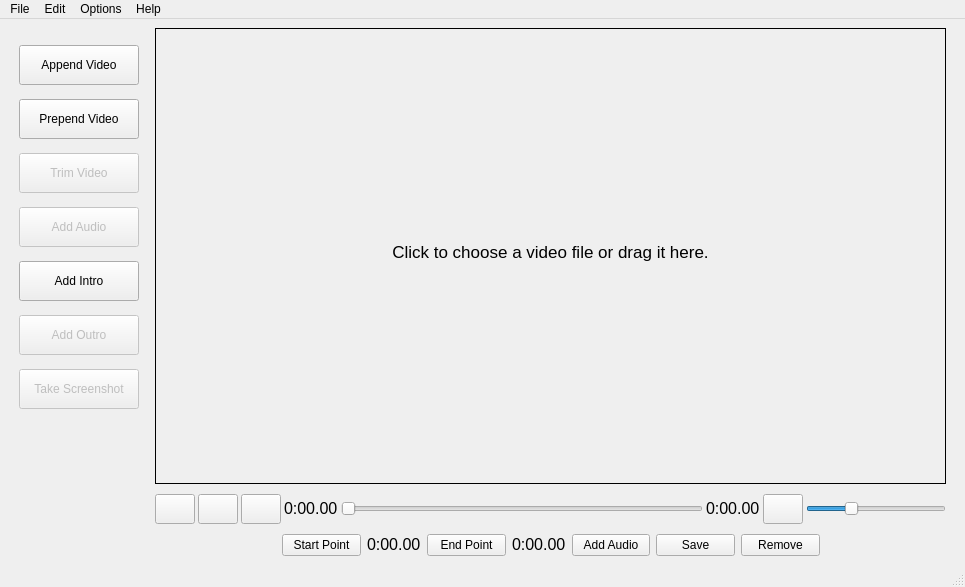
<?xml version="1.0" encoding="UTF-8"?>
<ui version="4.0">
 <class>MainWindow</class>
 <widget class="QMainWindow" name="MainWindow">
  <property name="geometry">
   <rect>
    <x>0</x>
    <y>0</y>
    <width>965</width>
    <height>587</height>
   </rect>
  </property>
  <property name="sizePolicy">
   <sizepolicy hsizetype="Preferred" vsizetype="Preferred">
    <horstretch>0</horstretch>
    <verstretch>0</verstretch>
   </sizepolicy>
  </property>
  <property name="font">
   <font>
    <family>Segoe UI</family>
    <pointsize>9</pointsize>
   </font>
  </property>
  <property name="acceptDrops">
   <bool>true</bool>
  </property>
  <property name="windowTitle">
   <string>FlickFix</string>
  </property>
  <property name="autoFillBackground">
   <bool>false</bool>
  </property>
  <widget class="QWidget" name="centralwidget_FlickFix">
   <property name="acceptDrops">
    <bool>true</bool>
   </property>
   <layout class="QGridLayout" name="gridLayout_3">
    <item row="0" column="0">
     <layout class="QHBoxLayout" name="horizontalLayout_FlickFix">
      <property name="leftMargin">
       <number>10</number>
      </property>
      <property name="rightMargin">
       <number>10</number>
      </property>
      <item>
       <layout class="QVBoxLayout" name="verticalLayout_Features" stretch="0,0">
        <property name="spacing">
         <number>7</number>
        </property>
        <property name="rightMargin">
         <number>10</number>
        </property>
        <property name="bottomMargin">
         <number>0</number>
        </property>
        <item>
         <widget class="QWidget" name="widget_Features" native="true">
          <property name="sizePolicy">
           <sizepolicy hsizetype="Fixed" vsizetype="Preferred">
            <horstretch>0</horstretch>
            <verstretch>1</verstretch>
           </sizepolicy>
          </property>
          <property name="maximumSize">
           <size>
            <width>120</width>
            <height>400</height>
           </size>
          </property>
          <property name="layoutDirection">
           <enum>Qt::RightToLeft</enum>
          </property>
          <layout class="QVBoxLayout" name="verticalLayout">
           <property name="spacing">
            <number>7</number>
           </property>
           <property name="leftMargin">
            <number>0</number>
           </property>
           <property name="topMargin">
            <number>10</number>
           </property>
           <property name="rightMargin">
            <number>0</number>
           </property>
           <property name="bottomMargin">
            <number>10</number>
           </property>
           <item>
            <widget class="QPushButton" name="pushButton_Append_Video">
             <property name="enabled">
              <bool>true</bool>
             </property>
             <property name="sizePolicy">
              <sizepolicy hsizetype="Preferred" vsizetype="Preferred">
               <horstretch>0</horstretch>
               <verstretch>0</verstretch>
              </sizepolicy>
             </property>
             <property name="minimumSize">
              <size>
               <width>120</width>
               <height>20</height>
              </size>
             </property>
             <property name="maximumSize">
              <size>
               <width>120</width>
               <height>40</height>
              </size>
             </property>
             <property name="text">
              <string>Append Video</string>
             </property>
            </widget>
           </item>
           <item>
            <widget class="QPushButton" name="pushButton_Prepend_Video">
             <property name="enabled">
              <bool>true</bool>
             </property>
             <property name="sizePolicy">
              <sizepolicy hsizetype="Preferred" vsizetype="Preferred">
               <horstretch>0</horstretch>
               <verstretch>0</verstretch>
              </sizepolicy>
             </property>
             <property name="minimumSize">
              <size>
               <width>120</width>
               <height>20</height>
              </size>
             </property>
             <property name="maximumSize">
              <size>
               <width>120</width>
               <height>40</height>
              </size>
             </property>
             <property name="text">
              <string>Prepend Video</string>
             </property>
            </widget>
           </item>
           <item>
            <widget class="QPushButton" name="pushButton_Trim">
             <property name="enabled">
              <bool>false</bool>
             </property>
             <property name="sizePolicy">
              <sizepolicy hsizetype="Preferred" vsizetype="Preferred">
               <horstretch>0</horstretch>
               <verstretch>0</verstretch>
              </sizepolicy>
             </property>
             <property name="minimumSize">
              <size>
               <width>120</width>
               <height>20</height>
              </size>
             </property>
             <property name="maximumSize">
              <size>
               <width>120</width>
               <height>40</height>
              </size>
             </property>
             <property name="font">
              <font>
               <family>Segoe UI</family>
               <pointsize>9</pointsize>
               <bold>false</bold>
              </font>
             </property>
             <property name="text">
              <string>Trim Video</string>
             </property>
            </widget>
           </item>
           <item>
            <widget class="QPushButton" name="pushButton_Audio">
             <property name="enabled">
              <bool>false</bool>
             </property>
             <property name="sizePolicy">
              <sizepolicy hsizetype="Preferred" vsizetype="Preferred">
               <horstretch>0</horstretch>
               <verstretch>0</verstretch>
              </sizepolicy>
             </property>
             <property name="minimumSize">
              <size>
               <width>120</width>
               <height>20</height>
              </size>
             </property>
             <property name="maximumSize">
              <size>
               <width>120</width>
               <height>40</height>
              </size>
             </property>
             <property name="text">
              <string>Add Audio</string>
             </property>
            </widget>
           </item>
           <item>
            <widget class="QPushButton" name="pushButton_Intro">
             <property name="enabled">
              <bool>true</bool>
             </property>
             <property name="sizePolicy">
              <sizepolicy hsizetype="Preferred" vsizetype="Preferred">
               <horstretch>0</horstretch>
               <verstretch>0</verstretch>
              </sizepolicy>
             </property>
             <property name="minimumSize">
              <size>
               <width>120</width>
               <height>20</height>
              </size>
             </property>
             <property name="maximumSize">
              <size>
               <width>120</width>
               <height>40</height>
              </size>
             </property>
             <property name="font">
              <font>
               <family>Segoe UI</family>
               <pointsize>9</pointsize>
              </font>
             </property>
             <property name="text">
              <string>Add Intro</string>
             </property>
            </widget>
           </item>
           <item>
            <widget class="QPushButton" name="pushButton_Outro">
             <property name="enabled">
              <bool>false</bool>
             </property>
             <property name="sizePolicy">
              <sizepolicy hsizetype="Preferred" vsizetype="Preferred">
               <horstretch>0</horstretch>
               <verstretch>0</verstretch>
              </sizepolicy>
             </property>
             <property name="minimumSize">
              <size>
               <width>120</width>
               <height>20</height>
              </size>
             </property>
             <property name="maximumSize">
              <size>
               <width>120</width>
               <height>40</height>
              </size>
             </property>
             <property name="text">
              <string>Add Outro</string>
             </property>
            </widget>
           </item>
           <item>
            <widget class="QPushButton" name="pushButton_Screenshot">
             <property name="enabled">
              <bool>false</bool>
             </property>
             <property name="sizePolicy">
              <sizepolicy hsizetype="Preferred" vsizetype="Preferred">
               <horstretch>0</horstretch>
               <verstretch>0</verstretch>
              </sizepolicy>
             </property>
             <property name="minimumSize">
              <size>
               <width>120</width>
               <height>20</height>
              </size>
             </property>
             <property name="maximumSize">
              <size>
               <width>120</width>
               <height>40</height>
              </size>
             </property>
             <property name="text">
              <string>Take Screenshot</string>
             </property>
            </widget>
           </item>
          </layout>
         </widget>
        </item>
        <item>
         <spacer name="verticalSpacer_Features">
          <property name="orientation">
           <enum>Qt::Vertical</enum>
          </property>
          <property name="sizeType">
           <enum>QSizePolicy::Expanding</enum>
          </property>
          <property name="sizeHint" stdset="0">
           <size>
            <width>20</width>
            <height>40</height>
           </size>
          </property>
         </spacer>
        </item>
       </layout>
      </item>
      <item>
       <layout class="QVBoxLayout" name="verticalLayout_Player" stretch="0,0,0">
        <property name="spacing">
         <number>10</number>
        </property>
        <item>
         <layout class="QHBoxLayout" name="horizontalLayout_Video">
          <item>
           <widget class="QGroupBox" name="groupBox_Video">
            <property name="sizePolicy">
             <sizepolicy hsizetype="Expanding" vsizetype="Expanding">
              <horstretch>0</horstretch>
              <verstretch>0</verstretch>
             </sizepolicy>
            </property>
            <property name="minimumSize">
             <size>
              <width>384</width>
              <height>240</height>
             </size>
            </property>
            <property name="maximumSize">
             <size>
              <width>1520</width>
              <height>855</height>
             </size>
            </property>
            <property name="acceptDrops">
             <bool>true</bool>
            </property>
            <property name="autoFillBackground">
             <bool>false</bool>
            </property>
            <property name="styleSheet">
             <string notr="true">QGroupBox
{
	border: 1px solid black;
}</string>
            </property>
            <property name="title">
             <string/>
            </property>
            <layout class="QGridLayout" name="gridLayout_4">
             <property name="leftMargin">
              <number>0</number>
             </property>
             <property name="topMargin">
              <number>0</number>
             </property>
             <property name="rightMargin">
              <number>0</number>
             </property>
             <property name="bottomMargin">
              <number>0</number>
             </property>
             <property name="spacing">
              <number>0</number>
             </property>
             <item row="1" column="0">
              <widget class="QFrame" name="frame_Import">
               <property name="sizePolicy">
                <sizepolicy hsizetype="Fixed" vsizetype="Fixed">
                 <horstretch>0</horstretch>
                 <verstretch>0</verstretch>
                </sizepolicy>
               </property>
               <property name="minimumSize">
                <size>
                 <width>330</width>
                 <height>120</height>
                </size>
               </property>
               <widget class="QLabel" name="label_Import_Icon">
                <property name="geometry">
                 <rect>
                  <x>140</x>
                  <y>70</y>
                  <width>51</width>
                  <height>51</height>
                 </rect>
                </property>
                <property name="text">
                 <string/>
                </property>
                <property name="pixmap">
                 <pixmap resource="resources.qrc">:/icons/icons8-download-64.png</pixmap>
                </property>
                <property name="scaledContents">
                 <bool>true</bool>
                </property>
               </widget>
               <widget class="QLabel" name="label_Import_Instructions">
                <property name="geometry">
                 <rect>
                  <x>0</x>
                  <y>40</y>
                  <width>331</width>
                  <height>31</height>
                 </rect>
                </property>
                <property name="font">
                 <font>
                  <family>Segoe UI</family>
                  <pointsize>13</pointsize>
                 </font>
                </property>
                <property name="text">
                 <string>Click to choose a video file or drag it here.</string>
                </property>
                <property name="alignment">
                 <set>Qt::AlignCenter</set>
                </property>
               </widget>
              </widget>
             </item>
            </layout>
           </widget>
          </item>
         </layout>
        </item>
        <item>
         <layout class="QHBoxLayout" name="horizontalLayout_Controls" stretch="0">
          <item>
           <widget class="QWidget" name="widget_Controls" native="true">
            <property name="sizePolicy">
             <sizepolicy hsizetype="Expanding" vsizetype="Fixed">
              <horstretch>0</horstretch>
              <verstretch>0</verstretch>
             </sizepolicy>
            </property>
            <property name="maximumSize">
             <size>
              <width>1520</width>
              <height>30</height>
             </size>
            </property>
            <layout class="QHBoxLayout" name="horizontalLayout_5">
             <property name="spacing">
              <number>3</number>
             </property>
             <property name="leftMargin">
              <number>0</number>
             </property>
             <property name="topMargin">
              <number>0</number>
             </property>
             <property name="rightMargin">
              <number>0</number>
             </property>
             <property name="bottomMargin">
              <number>0</number>
             </property>
             <item>
              <widget class="QPushButton" name="pushButton_Seek_Backward">
               <property name="sizePolicy">
                <sizepolicy hsizetype="Fixed" vsizetype="Fixed">
                 <horstretch>0</horstretch>
                 <verstretch>0</verstretch>
                </sizepolicy>
               </property>
               <property name="minimumSize">
                <size>
                 <width>36</width>
                 <height>30</height>
                </size>
               </property>
               <property name="text">
                <string/>
               </property>
              </widget>
             </item>
             <item>
              <widget class="QPushButton" name="pushButton_Play_Pause">
               <property name="sizePolicy">
                <sizepolicy hsizetype="Fixed" vsizetype="Fixed">
                 <horstretch>0</horstretch>
                 <verstretch>0</verstretch>
                </sizepolicy>
               </property>
               <property name="minimumSize">
                <size>
                 <width>36</width>
                 <height>30</height>
                </size>
               </property>
               <property name="text">
                <string/>
               </property>
              </widget>
             </item>
             <item>
              <widget class="QPushButton" name="pushButton_Seek_Forward">
               <property name="sizePolicy">
                <sizepolicy hsizetype="Fixed" vsizetype="Fixed">
                 <horstretch>0</horstretch>
                 <verstretch>0</verstretch>
                </sizepolicy>
               </property>
               <property name="minimumSize">
                <size>
                 <width>36</width>
                 <height>30</height>
                </size>
               </property>
               <property name="text">
                <string/>
               </property>
              </widget>
             </item>
             <item>
              <widget class="QLabel" name="label_current_Time">
               <property name="sizePolicy">
                <sizepolicy hsizetype="Fixed" vsizetype="Fixed">
                 <horstretch>0</horstretch>
                 <verstretch>0</verstretch>
                </sizepolicy>
               </property>
               <property name="font">
                <font>
                 <family>Segoe UI</family>
                 <pointsize>12</pointsize>
                </font>
               </property>
               <property name="text">
                <string>0:00.00</string>
               </property>
              </widget>
             </item>
             <item>
              <widget class="QSlider" name="horizontalSlider_Position">
               <property name="sizePolicy">
                <sizepolicy hsizetype="Expanding" vsizetype="Fixed">
                 <horstretch>0</horstretch>
                 <verstretch>0</verstretch>
                </sizepolicy>
               </property>
               <property name="minimumSize">
                <size>
                 <width>100</width>
                 <height>20</height>
                </size>
               </property>
               <property name="maximumSize">
                <size>
                 <width>1100</width>
                 <height>20</height>
                </size>
               </property>
               <property name="maximum">
                <number>100</number>
               </property>
               <property name="orientation">
                <enum>Qt::Horizontal</enum>
               </property>
              </widget>
             </item>
             <item>
              <widget class="QLabel" name="label_total_Time">
               <property name="sizePolicy">
                <sizepolicy hsizetype="Fixed" vsizetype="Fixed">
                 <horstretch>0</horstretch>
                 <verstretch>0</verstretch>
                </sizepolicy>
               </property>
               <property name="font">
                <font>
                 <family>Segoe UI</family>
                 <pointsize>12</pointsize>
                </font>
               </property>
               <property name="text">
                <string>0:00.00</string>
               </property>
              </widget>
             </item>
             <item>
              <widget class="QPushButton" name="pushButton_Mute">
               <property name="sizePolicy">
                <sizepolicy hsizetype="Fixed" vsizetype="Fixed">
                 <horstretch>0</horstretch>
                 <verstretch>0</verstretch>
                </sizepolicy>
               </property>
               <property name="minimumSize">
                <size>
                 <width>36</width>
                 <height>30</height>
                </size>
               </property>
               <property name="text">
                <string/>
               </property>
              </widget>
             </item>
             <item>
              <widget class="QSlider" name="horizontalSlider_Volume">
               <property name="sizePolicy">
                <sizepolicy hsizetype="Expanding" vsizetype="Fixed">
                 <horstretch>0</horstretch>
                 <verstretch>0</verstretch>
                </sizepolicy>
               </property>
               <property name="minimumSize">
                <size>
                 <width>60</width>
                 <height>20</height>
                </size>
               </property>
               <property name="maximumSize">
                <size>
                 <width>140</width>
                 <height>20</height>
                </size>
               </property>
               <property name="maximum">
                <number>100</number>
               </property>
               <property name="value">
                <number>30</number>
               </property>
               <property name="orientation">
                <enum>Qt::Horizontal</enum>
               </property>
              </widget>
             </item>
            </layout>
           </widget>
          </item>
         </layout>
        </item>
        <item>
         <layout class="QHBoxLayout" name="horizontalLayout_Trim" stretch="0,0,0">
          <property name="spacing">
           <number>3</number>
          </property>
          <property name="sizeConstraint">
           <enum>QLayout::SetFixedSize</enum>
          </property>
          <item>
           <spacer name="horizontalSpacer">
            <property name="orientation">
             <enum>Qt::Horizontal</enum>
            </property>
            <property name="sizeHint" stdset="0">
             <size>
              <width>40</width>
              <height>20</height>
             </size>
            </property>
           </spacer>
          </item>
          <item>
           <widget class="QWidget" name="widget_Trim" native="true">
            <property name="sizePolicy">
             <sizepolicy hsizetype="Preferred" vsizetype="Preferred">
              <horstretch>0</horstretch>
              <verstretch>0</verstretch>
             </sizepolicy>
            </property>
            <property name="minimumSize">
             <size>
              <width>0</width>
              <height>20</height>
             </size>
            </property>
            <property name="maximumSize">
             <size>
              <width>538</width>
              <height>30</height>
             </size>
            </property>
            <layout class="QHBoxLayout" name="horizontalLayout_4">
             <property name="leftMargin">
              <number>0</number>
             </property>
             <property name="topMargin">
              <number>0</number>
             </property>
             <property name="rightMargin">
              <number>0</number>
             </property>
             <property name="bottomMargin">
              <number>0</number>
             </property>
             <item>
              <widget class="QPushButton" name="pushButton_Trim_Start">
               <property name="enabled">
                <bool>true</bool>
               </property>
               <property name="sizePolicy">
                <sizepolicy hsizetype="Preferred" vsizetype="Preferred">
                 <horstretch>0</horstretch>
                 <verstretch>0</verstretch>
                </sizepolicy>
               </property>
               <property name="minimumSize">
                <size>
                 <width>60</width>
                 <height>20</height>
                </size>
               </property>
               <property name="maximumSize">
                <size>
                 <width>80</width>
                 <height>30</height>
                </size>
               </property>
               <property name="text">
                <string>Start Point</string>
               </property>
              </widget>
             </item>
             <item>
              <widget class="QLabel" name="label_start_Time">
               <property name="sizePolicy">
                <sizepolicy hsizetype="Fixed" vsizetype="Fixed">
                 <horstretch>0</horstretch>
                 <verstretch>0</verstretch>
                </sizepolicy>
               </property>
               <property name="font">
                <font>
                 <family>Segoe UI</family>
                 <pointsize>12</pointsize>
                </font>
               </property>
               <property name="text">
                <string>0:00.00</string>
               </property>
              </widget>
             </item>
             <item>
              <widget class="QPushButton" name="pushButton_Trim_End">
               <property name="enabled">
                <bool>true</bool>
               </property>
               <property name="sizePolicy">
                <sizepolicy hsizetype="Preferred" vsizetype="Preferred">
                 <horstretch>0</horstretch>
                 <verstretch>0</verstretch>
                </sizepolicy>
               </property>
               <property name="minimumSize">
                <size>
                 <width>60</width>
                 <height>20</height>
                </size>
               </property>
               <property name="maximumSize">
                <size>
                 <width>80</width>
                 <height>30</height>
                </size>
               </property>
               <property name="text">
                <string>End Point</string>
               </property>
              </widget>
             </item>
             <item>
              <widget class="QLabel" name="label_end_Time">
               <property name="sizePolicy">
                <sizepolicy hsizetype="Fixed" vsizetype="Fixed">
                 <horstretch>0</horstretch>
                 <verstretch>0</verstretch>
                </sizepolicy>
               </property>
               <property name="font">
                <font>
                 <family>Segoe UI</family>
                 <pointsize>12</pointsize>
                </font>
               </property>
               <property name="text">
                <string>0:00.00</string>
               </property>
              </widget>
             </item>
             <item>
              <widget class="QPushButton" name="pushButton_Add_Audio">
               <property name="sizePolicy">
                <sizepolicy hsizetype="Preferred" vsizetype="Preferred">
                 <horstretch>0</horstretch>
                 <verstretch>0</verstretch>
                </sizepolicy>
               </property>
               <property name="minimumSize">
                <size>
                 <width>60</width>
                 <height>20</height>
                </size>
               </property>
               <property name="maximumSize">
                <size>
                 <width>80</width>
                 <height>30</height>
                </size>
               </property>
               <property name="text">
                <string>Add Audio</string>
               </property>
              </widget>
             </item>
             <item>
              <widget class="QPushButton" name="pushButton_Trim_Save">
               <property name="sizePolicy">
                <sizepolicy hsizetype="Preferred" vsizetype="Preferred">
                 <horstretch>0</horstretch>
                 <verstretch>0</verstretch>
                </sizepolicy>
               </property>
               <property name="minimumSize">
                <size>
                 <width>60</width>
                 <height>20</height>
                </size>
               </property>
               <property name="maximumSize">
                <size>
                 <width>80</width>
                 <height>30</height>
                </size>
               </property>
               <property name="text">
                <string>Save</string>
               </property>
              </widget>
             </item>
             <item>
              <widget class="QPushButton" name="pushButton_Trim_Remove">
               <property name="sizePolicy">
                <sizepolicy hsizetype="Preferred" vsizetype="Preferred">
                 <horstretch>0</horstretch>
                 <verstretch>0</verstretch>
                </sizepolicy>
               </property>
               <property name="minimumSize">
                <size>
                 <width>60</width>
                 <height>20</height>
                </size>
               </property>
               <property name="maximumSize">
                <size>
                 <width>80</width>
                 <height>30</height>
                </size>
               </property>
               <property name="text">
                <string>Remove</string>
               </property>
              </widget>
             </item>
            </layout>
           </widget>
          </item>
          <item>
           <spacer name="horizontalSpacer_2">
            <property name="orientation">
             <enum>Qt::Horizontal</enum>
            </property>
            <property name="sizeHint" stdset="0">
             <size>
              <width>40</width>
              <height>20</height>
             </size>
            </property>
           </spacer>
          </item>
         </layout>
        </item>
       </layout>
      </item>
     </layout>
    </item>
   </layout>
  </widget>
  <widget class="QMenuBar" name="menubar">
   <property name="geometry">
    <rect>
     <x>0</x>
     <y>0</y>
     <width>965</width>
     <height>21</height>
    </rect>
   </property>
   <widget class="QMenu" name="menu_File">
    <property name="title">
     <string>File</string>
    </property>
    <addaction name="action_Import"/>
    <addaction name="action_Export"/>
    <addaction name="action_Save"/>
    <addaction name="action_Save_As"/>
    <addaction name="action_Exit"/>
   </widget>
   <widget class="QMenu" name="menu_Edit">
    <property name="title">
     <string>Edit</string>
    </property>
    <addaction name="action_Undo"/>
    <addaction name="action_Redo"/>
   </widget>
   <widget class="QMenu" name="menu_About">
    <property name="title">
     <string>Help</string>
    </property>
    <addaction name="action_Tutorial"/>
    <addaction name="action_About_FlickFix"/>
    <addaction name="action_About_Qt"/>
   </widget>
   <widget class="QMenu" name="menuOptions">
    <property name="title">
     <string>Options</string>
    </property>
    <widget class="QMenu" name="menuTheme">
     <property name="title">
      <string>Theme</string>
     </property>
     <addaction name="actionLight_mode"/>
     <addaction name="actionDark_mode"/>
    </widget>
    <addaction name="menuTheme"/>
   </widget>
   <addaction name="menu_File"/>
   <addaction name="menu_Edit"/>
   <addaction name="menuOptions"/>
   <addaction name="menu_About"/>
  </widget>
  <widget class="QStatusBar" name="statusbar"/>
  <action name="action_Import">
   <property name="text">
    <string>Import</string>
   </property>
  </action>
  <action name="action_Export">
   <property name="enabled">
    <bool>false</bool>
   </property>
   <property name="text">
    <string>Export</string>
   </property>
   <property name="visible">
    <bool>false</bool>
   </property>
  </action>
  <action name="action_Save">
   <property name="icon">
    <iconset resource="resources.qrc">
     <normaloff>:/icons/icons8-save-50.png</normaloff>:/icons/icons8-save-50.png</iconset>
   </property>
   <property name="text">
    <string>Save</string>
   </property>
   <property name="shortcut">
    <string>Ctrl+S</string>
   </property>
  </action>
  <action name="action_Save_As">
   <property name="text">
    <string>Save As</string>
   </property>
  </action>
  <action name="action_Exit">
   <property name="text">
    <string>Exit</string>
   </property>
  </action>
  <action name="action_Undo">
   <property name="icon">
    <iconset resource="resources.qrc">
     <normaloff>:/icons/icons8-undo-24.png</normaloff>:/icons/icons8-undo-24.png</iconset>
   </property>
   <property name="text">
    <string>Undo</string>
   </property>
   <property name="shortcut">
    <string>Ctrl+Z</string>
   </property>
  </action>
  <action name="action_Redo">
   <property name="icon">
    <iconset resource="resources.qrc">
     <normaloff>:/icons/icons8-redo-24.png</normaloff>:/icons/icons8-redo-24.png</iconset>
   </property>
   <property name="text">
    <string>Redo</string>
   </property>
   <property name="shortcut">
    <string>Ctrl+Y</string>
   </property>
  </action>
  <action name="action_Tutorial">
   <property name="text">
    <string>Tutorial</string>
   </property>
  </action>
  <action name="action_About_Qt">
   <property name="text">
    <string>About Qt</string>
   </property>
  </action>
  <action name="action_About_FlickFix">
   <property name="text">
    <string>About FlickFix</string>
   </property>
  </action>
  <action name="actionLight_mode">
   <property name="text">
    <string>Light mode</string>
   </property>
  </action>
  <action name="actionDark_mode">
   <property name="text">
    <string>Dark mode</string>
   </property>
  </action>
 </widget>
 <resources>
  <include location="resources.qrc"/>
 </resources>
 <connections/>
</ui>
